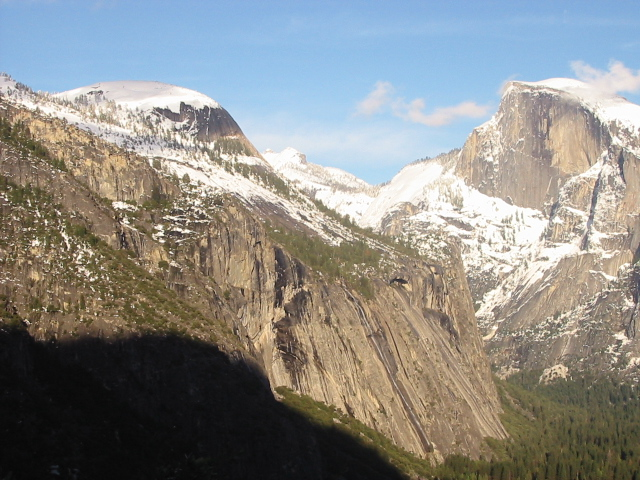
#> input picture image_sets/yosemite/Yosemite1.jpg, 640 x 480 px
$ python feature_detection.py   (older library calls are emulated)
#> lines starting #> are read from the running program, lines starting #| are printed output that depends on the picture; after the words box and inside, x2 and y2 are one past the last pixel; in counts of white or black regions, pixels touching at a corner belong together
import cv2
import numpy as np

def get_image_gradient_x(image):
    #define sobel kernel
    sobel_x_kernel = np.array([[1, 2, 1], [0, 0, 0], [-1, -2, -1]])
    return cv2.filter2D(image, -1, sobel_x_kernel)

def get_image_gradient_y(image):
    #define sobel kernel
    sobel_y_kernel = np.array([[-1, 0, 1], [-2, 0, 2], [-1, 0, 1]])
    return cv2.filter2D(image, -1, sobel_y_kernel)

def get_harris_value(s_x_2, s_y_2, s_x_y):
    shape = s_x_2.shape
    img = np.zeros(shape, np.float32)
    #harris_matrix = np.zeros((2,2), np.float32)
    for i in range(shape[0]):
        for j in range(shape[1]):
            harris_matrix = np.array([[s_x_2[i][j], s_x_y[i][j]], [s_x_y[i][j], s_y_2[i][j]]])
            img[i][j] = np.float32(np.linalg.det(harris_matrix)/np.trace(harris_matrix))
    return img

if __name__ == '__main__':
    #read image
    image_path = "image_sets/yosemite/Yosemite1.jpg"
    image = cv2.imread(image_path)
#> image is the input picture: shape (480, 640, 3); mean B, G, R 135.4, 139.3, 139.5

    """orb = cv2.ORB_create()
    kp = orb.detect(image, None)
    sobel_img = cv2.Laplacian(image, cv2.CV_8U)
    kp, des = orb.compute(image, kp)
    img2 = cv2.drawKeypoints(image, kp, None, color=(0, 255, 0), flags=0)
    cv2.imshow('image2', img2)"""

    #convert to grayscale image
    gray_img = cv2.cvtColor(image, cv2.COLOR_BGR2GRAY)
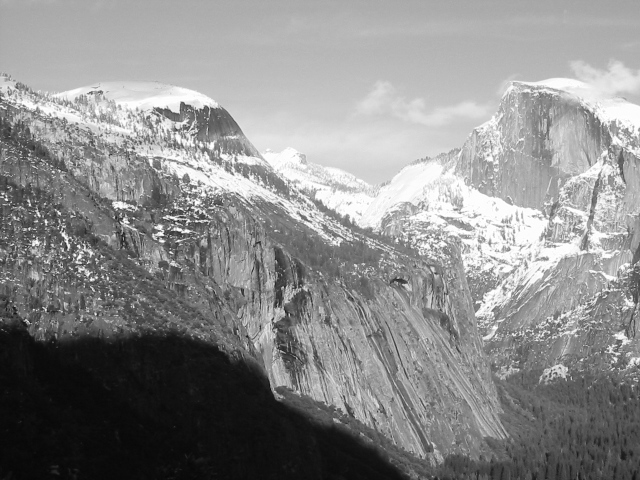
#> gray_img: shape (480, 640); min 6, max 255, mean 138.9
    gray_img = np.float32(gray_img)

    #calculate i_x, i_y, i_x^2, i_y^2, i_x*i_y
    i_x = get_image_gradient_x(gray_img)
    i_y = get_image_gradient_y(gray_img)
#> in get_image_gradient_y, `return cv2.filter2D(image, -1, sobel_y_kernel)`:
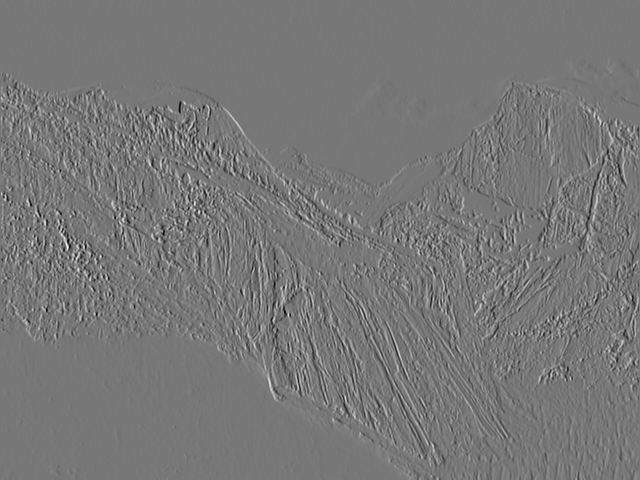
#> returned value: shape (480, 640) float32; min -656, max 744, mean 0.8; drawn with min black and max white
    i_x_2 = np.multiply(i_x, i_x)
    i_y_2 = np.multiply(i_y, i_y)
    i_x_i_y = np.multiply(i_x, i_y)
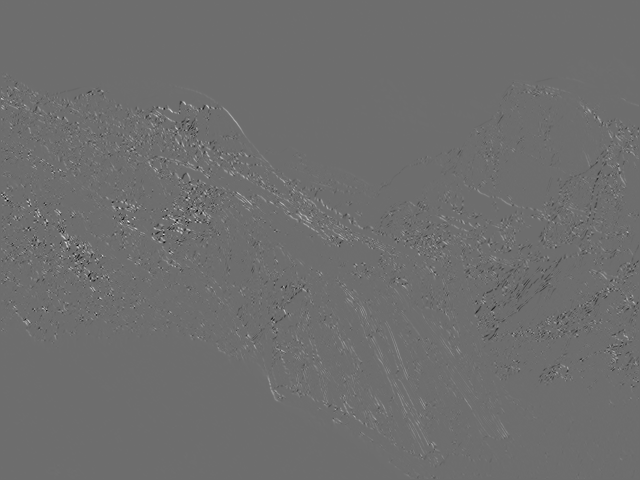
#> i_x_i_y: shape (480, 640) float32; min -216064, max 284900, mean 855.5; drawn with min black and max white

    #apply Gaussian to each gradient images
    s_x_2 = cv2.GaussianBlur(i_x_2, (3,3), 0)
    s_y_2 = cv2.GaussianBlur(i_y_2, (3,3), 0)
    s_x_y = cv2.GaussianBlur(i_x_i_y, (3,3), 0)

    #pad the gradient images to calculate Harris matrix
    s_x_2 = np.pad(s_x_2, ((1, 1), (1,1)), 'constant')
#> s_x_2: shape (482, 642) float32
    s_y_2 = np.pad(s_y_2, ((1, 1), (1, 1)), 'constant')
#> s_y_2: shape (482, 642) float32
    s_x_y = np.pad(s_x_y, ((1, 1), (1, 1)), 'constant')
#> s_x_y: shape (482, 642) float32

    #calculate the corner responses for every pixel of the image
    harris_matrix = np.zeros((2,2), np.float32)
    corner_responses = np.zeros(s_x_2.shape, np.float32)
    for i in range(1, s_x_2.shape[0]-1):
        for j in range(1, s_x_2.shape[1]-1):
            harris_matrix = np.zeros((2,2), np.float32)
            for k in range(-1,2):
                for l in range(-1,2):
                    harris_matrix[0][0] += s_x_2[i + k][j + l]
                    harris_matrix[1][1] += s_y_2[i + k][j + l]
                    harris_matrix[0][1] += s_x_y[i + k][j + l]
            harris_matrix[1][0] = harris_matrix[0][1]
            corner_responses[i][j] = np.linalg.det(harris_matrix)/np.trace(harris_matrix)
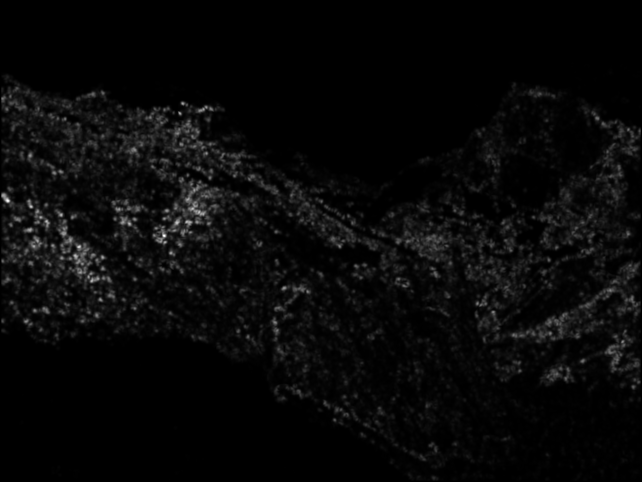
#> corner_responses: shape (482, 642) float32; min 0, max 515628.8, mean 17565.7; drawn with min black and max white

    #calculate the key points of interest
    threshold = 0.01*np.amax(corner_responses)
#> threshold = 5156.3
    keypoints = []
    for i in range(1, corner_responses.shape[0]-1):
        for j in range(1, corner_responses.shape[1]-1):
            if(corner_responses[i][j]>=threshold):
                max = True
                for k in range(-1, 2):
                    for l in range(-1, 2):
                        if(corner_responses[i][j]<corner_responses[i+k][j+l]):
                            max = False;
                if max:
                    keypoints.append(cv2.KeyPoint(i, j, 1))
    img2 = cv2.drawKeypoints(image, keypoints, None, color=(0, 255, 0), flags=0)
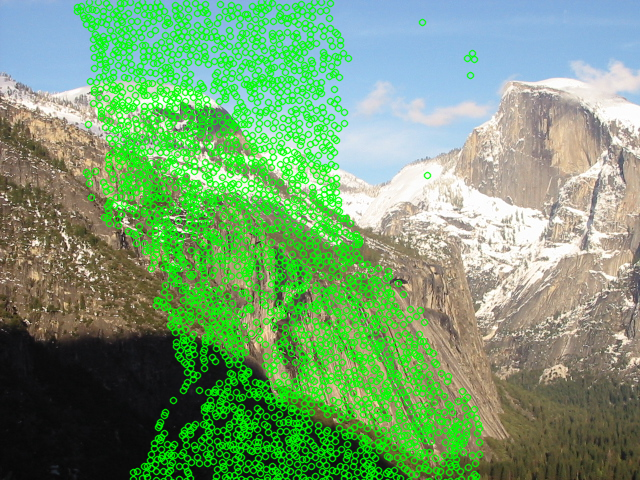
#> img2: shape (480, 640, 3); mean B, G, R 113.9, 158.9, 117
    cv2.imshow('image2', img2)
    cv2.waitKey(0)
    cv2.destroyAllWindows()
    print(len(keypoints))
#| 3860

    print("Corner responses minimum: ", np.amin(corner_responses))
#| Corner responses minimum:  0.0
    print("Corner responses maximum: ", np.amax(corner_responses))
#| Corner responses maximum:  515628.84

    """harris_value = get_harris_value(s_x_2, s_y_2, s_x_y)
    print("Minimum: ", np.amin(harris_value))
    print("Maximum: ", np.amax(harris_value))"""

     #Corner detection using Harris Corner detection method implemented in OpenCV
    dst = cv2.cornerHarris(gray_img, 2, 3, 0.04)
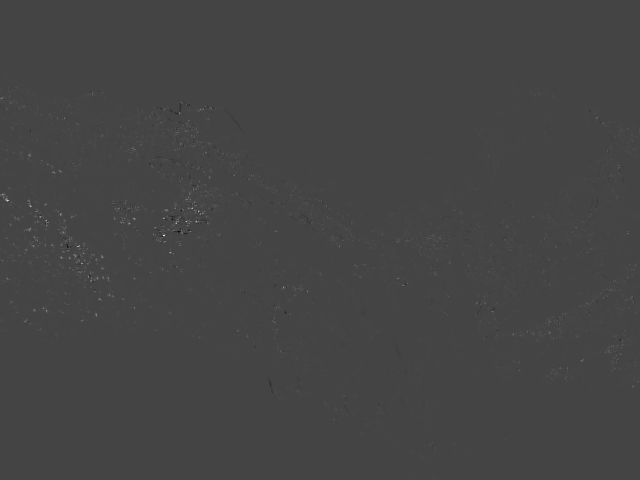
#> dst: shape (480, 640) float32; min -29907634, max 80713496, mean 106583.7; drawn with min black and max white
    print(dst.shape)
#| (480, 640)
    dst = cv2.dilate(dst, None)
    image[dst > 0.01 * dst.max()] = [0, 0, 255]
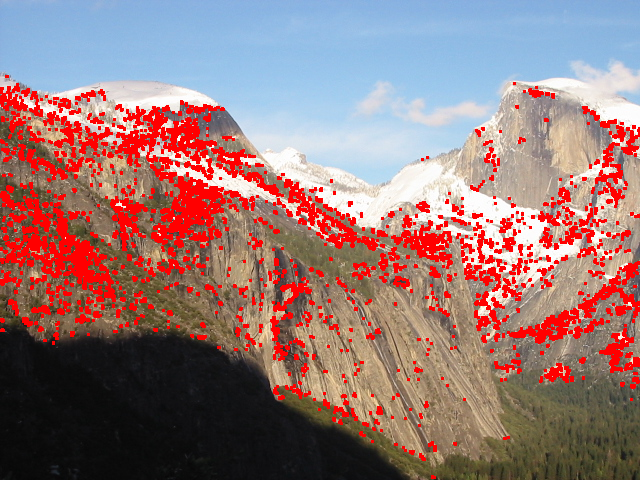
#> image: shape (480, 640, 3); 13.09% of pixels changed, all inside (x1, y1, x2, y2) = (0, 75, 640, 479)

    #show corners detected by Harris corner detection method implemented in OpenCV
    cv2.imshow("Corners", image)
    cv2.waitKey(0)
    cv2.destroyAllWindows()

    """#perform non-maximum supression
        image_gradient_orientation = np.pad(image_gradient_orientation, (3,3), 'constant')
        image_gradient_magnitude = np.pad(image_gradient_magnitude, (3,3), 'constant')
        threshold = 0.01*np.amax(corner_responses).tolist()
        #threshold = 10000
        keypoints = []
        stop_looping = False
        """"""new_img = image.copy()
        new_img[corner_responses>threshold] = [0,0,255]
        utl.show_image("Corners", new_img)""""""
        """"""for i in range(corner_responses.shape[0]):
            for j in range(corner_responses.shape[1]):
                if corner_responses[i][j] >= threshold:
                    keypoints.append(cv2.KeyPoint(i, j, 0))""""""

        for i in range(3, image_gradient_magnitude.shape[0]-3):
            for j in range(3, image_gradient_magnitude.shape[1]-3):

                #process only the points whose corner response is greater than the threshold
                if corner_responses[i-3][j-3] >= threshold:
                    local_maxima = corner_responses[i-3][j-3]
                    orientation_bin = utl.get_orientation_bin(image_gradient_orientation[i][j])

                    for k in range(-3,4):
                        for l in range(-3,4):

                            #process only the points whose orientation is similar to the orientation of the point in consideration
                            if utl.get_orientation_bin(image_gradient_orientation[i+k][j+l])==orientation_bin:
                                if i+k==0 and j+l==0:
                                    continue
                                elif image_gradient_magnitude[i+k][j+l]>=local_maxima:
                                    corner_responses[i-3][j-3] = 0
                                    image_gradient_magnitude[]
                                    stop_looping = True
                                    break
                                else:
                                    image_gradient_magnitude[i + k][j + l] = 0
                        if stop_looping:
                            break
                    if stop_looping:
                        stop_looping = False
                else:
                    #corner_responses[i - 3][j - 3] = 0
                    continue

        keypoints = np.argwhere(image_gradient_magnitude > 0)
        keypoints = [cv2.KeyPoint(x[1], x[0], 1) for x in keypoints]
        print("Number of keypoints: ", len(keypoints))
        corners_image = cv2.drawKeypoints(image, keypoints, outImage=None, color=(0,255,0), flags=0)
        utl.show_image("Keypoints in the image", corners_image)"""

    """cv2.imwrite("X_gradient.jpg", gradient_x)
    cv2.imwrite("Y_gradient.jpg", gradient_y)

    cv2.imwrite("X2_gradient.jpg", gradient_x2)
    cv2.imwrite("Y2_gradient.jpg", gradient_y2)
    cv2.imwrite("XY_gradient.jpg", gradient_xy)

    cv2.imwrite("Gaussian X2 gradient.jpg", gradient_x2)
    cv2.imwrite("Gaussian Y2 gradient.jpg", gradient_y2)
    cv2.imwrite("Gaussian XY gradient.jpg", gradient_xy)

    # get max and min of corner_response
    print("Maximum: ", np.amax(corner_responses))
    print("Minimum: ", np.amin(corner_responses))
    print("Mean: ", np.mean(corner_responses))
    max = 0.01 * np.amax(corner_responses).tolist()
    count = 0
    for i in np.nditer(corner_responses):
        if i >= max:
            count += 1
    print("count: ", count)

    print("Gradient angle maximum: ", np.amax(image_gradient_orientation))
    print("Gradient angle minimum: ", np.amin(image_gradient_orientation))"""

$ run again, with image_sets/yosemite/Yosemite2.jpg copied over image_sets/yosemite/Yosemite1.jpg
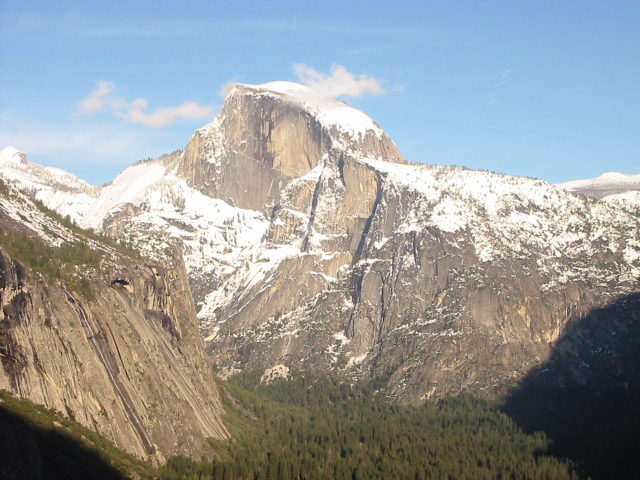
#> input picture image_sets/yosemite/Yosemite2.jpg, 640 x 480 px
#> image is the input picture: shape (480, 640, 3); mean B, G, R 155.6, 155.5, 151.7
#> after the loop `for i in range(1, s_x_2.shape[0]-1):`:
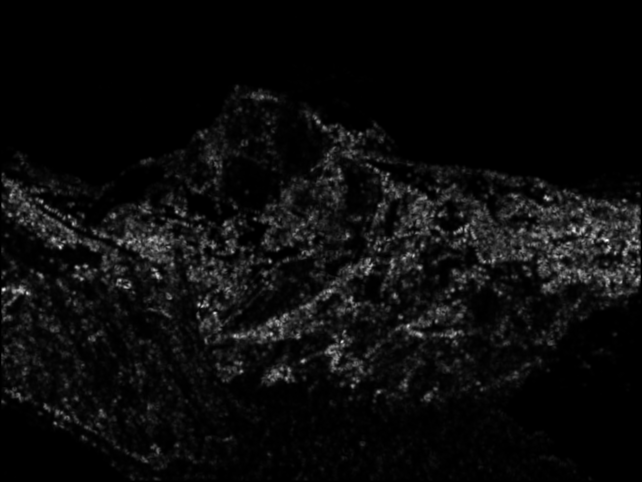
#> corner_responses: shape (482, 642) float32; 0% of the values are NaN or infinite; the others: min 0, max 322975.2, mean 15204.2; drawn with min black, max white, NaN and infinite black
#> threshold = nan
#| 0
#| Corner responses minimum:  nan
#| Corner responses maximum:  nan
#| (480, 640)
#> `image[dst > 0.01 * dst.max()] = [0, 0, 255]`:
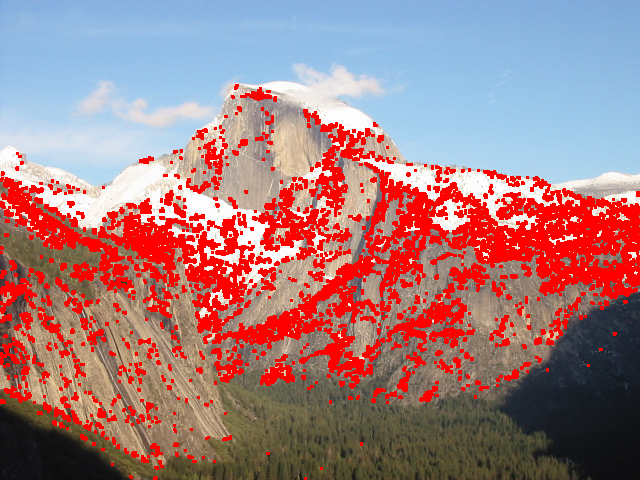
#> image: shape (480, 640, 3); 18.85% of pixels changed, all inside (x1, y1, x2, y2) = (0, 84, 640, 480)
